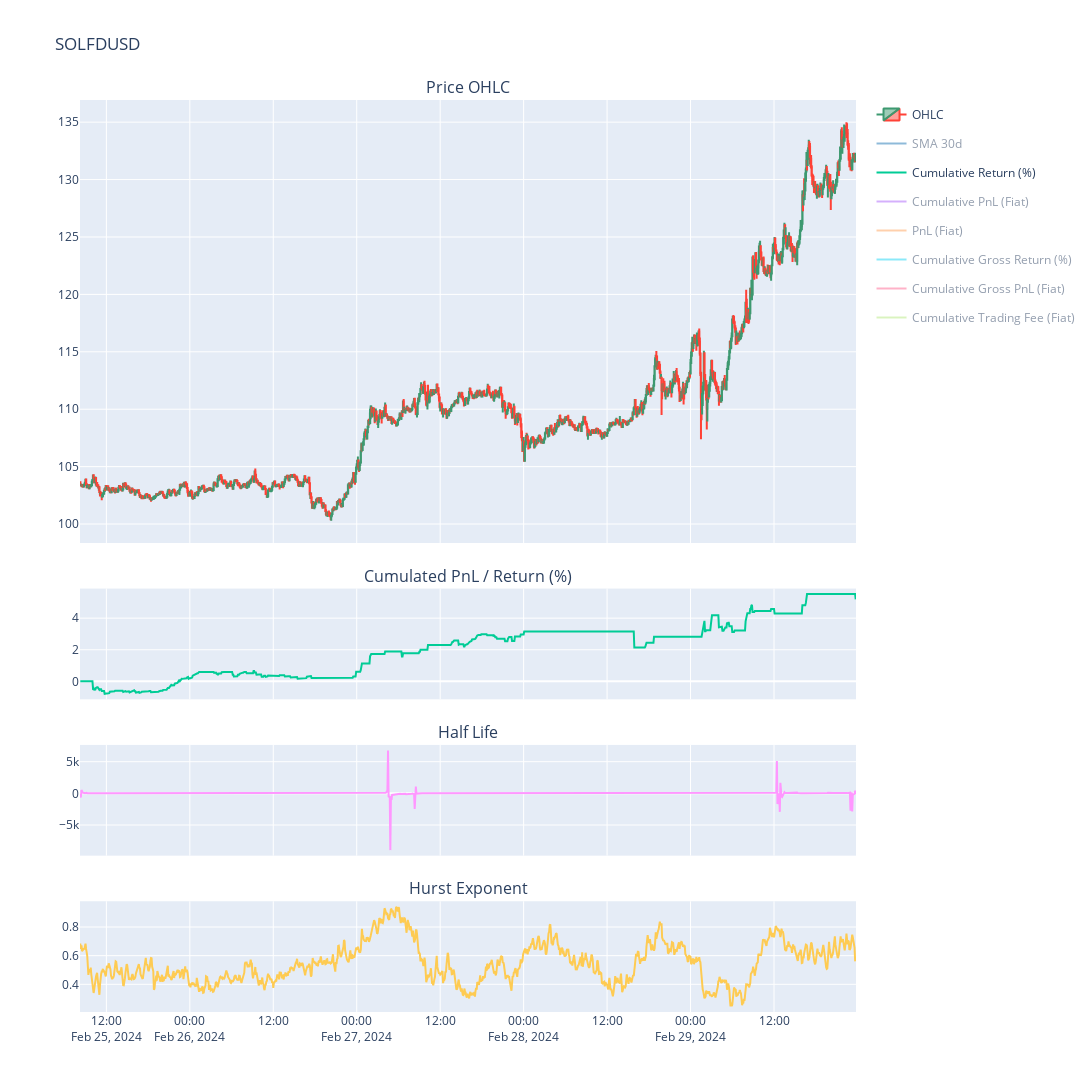

Source (notebook cell):
### Code cell
strategy1.summary(False)

### Figure 1 — Plotly figure (JSON) as saved in the notebook; plotly's stock layout.template omitted (floating-point values rounded to 4 significant figures; data arrays with more than 128 entries replaced by an {"elided": "..."} marker saying what was removed)
{"data": [{"close": {"elided": "1339 float values"}, "high": {"elided": "1339 float values"}, "legendgroup": "OHCL", "low": {"elided": "1339 float values"}, "name": "OHLC", "open": {"elided": "1339 float values"}, "type": "candlestick", "x": {"elided": "1339 str values"}, "xaxis": "x", "yaxis": "y"}, {"legendgroup": "SMA 30d", "marker": {"color": "rgb(31, 119, 180)"}, "name": "SMA 30d", "type": "scatter", "visible": "legendonly", "x": {"elided": "1339 str values"}, "xaxis": "x", "y": {"elided": "1339 float values"}, "yaxis": "y"}, {"name": "Cumulative Return (%)", "type": "scatter", "x": {"elided": "1339 str values"}, "xaxis": "x2", "y": {"elided": "1339 float values"}, "yaxis": "y2"}, {"name": "Cumulative PnL (Fiat)", "type": "scatter", "visible": "legendonly", "x": {"elided": "1339 str values"}, "xaxis": "x2", "y": {"elided": "1339 float values"}, "yaxis": "y2"}, {"name": "PnL (Fiat)", "type": "scatter", "visible": "legendonly", "x": {"elided": "1339 str values"}, "xaxis": "x2", "y": {"elided": "1339 float values"}, "yaxis": "y2"}, {"name": "Cumulative Gross Return (%)", "type": "scatter", "visible": "legendonly", "x": {"elided": "1339 str values"}, "xaxis": "x2", "y": {"elided": "1339 float values"}, "yaxis": "y2"}, {"name": "Cumulative Gross PnL (Fiat)", "type": "scatter", "visible": "legendonly", "x": {"elided": "1339 str values"}, "xaxis": "x2", "y": {"elided": "1339 float values"}, "yaxis": "y2"}, {"name": "Cumulative Trading Fee (Fiat)", "type": "scatter", "visible": "legendonly", "x": {"elided": "1339 str values"}, "xaxis": "x2", "y": {"elided": "1339 int values"}, "yaxis": "y2"}, {"showlegend": false, "type": "scatter", "x": {"elided": "1339 str values"}, "xaxis": "x3", "y": {"elided": "1339 float values"}, "yaxis": "y3"}, {"showlegend": false, "type": "scatter", "x": {"elided": "1339 str values"}, "xaxis": "x4", "y": {"elided": "1339 float values"}, "yaxis": "y4"}], "layout": {"annotations": [{"font": {"size": 16}, "showarrow": false, "text": "Price OHLC", "x": 0.5, "xanchor": "center", "xref": "paper", "y": 1, "yanchor": "bottom", "yref": "paper"}, {"font": {"size": 16}, "showarrow": false, "text": "Cumulated PnL / Return (%)", "x": 0.5, "xanchor": "center", "xref": "paper", "y": 0.4643, "yanchor": "bottom", "yref": "paper"}, {"font": {"size": 16}, "showarrow": false, "text": "Half Life", "x": 0.5, "xanchor": "center", "xref": "paper", "y": 0.2929, "yanchor": "bottom", "yref": "paper"}, {"font": {"size": 16}, "showarrow": false, "text": "Hurst Exponent", "x": 0.5, "xanchor": "center", "xref": "paper", "y": 0.1214, "yanchor": "bottom", "yref": "paper"}], "height": 1300, "hovermode": "x", "title": {"text": "SOLFDUSD"}, "width": 1500, "xaxis": {"anchor": "y", "domain": [0, 1], "matches": "x4", "rangeslider": {"visible": false}, "showticklabels": false}, "xaxis2": {"anchor": "y2", "domain": [0, 1], "matches": "x4", "showticklabels": false}, "xaxis3": {"anchor": "y3", "domain": [0, 1], "matches": "x4", "showticklabels": false}, "xaxis4": {"anchor": "y4", "domain": [0, 1]}, "yaxis": {"anchor": "x", "domain": [0.5143, 1]}, "yaxis2": {"anchor": "x2", "domain": [0.3429, 0.4643]}, "yaxis3": {"anchor": "x3", "domain": [0.1714, 0.2929]}, "yaxis4": {"anchor": "x4", "domain": [0, 0.1214]}}}
